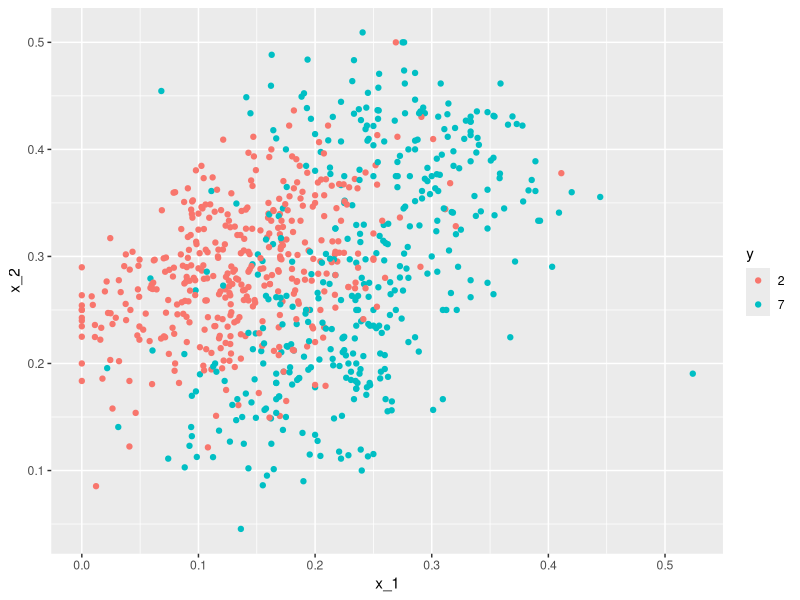
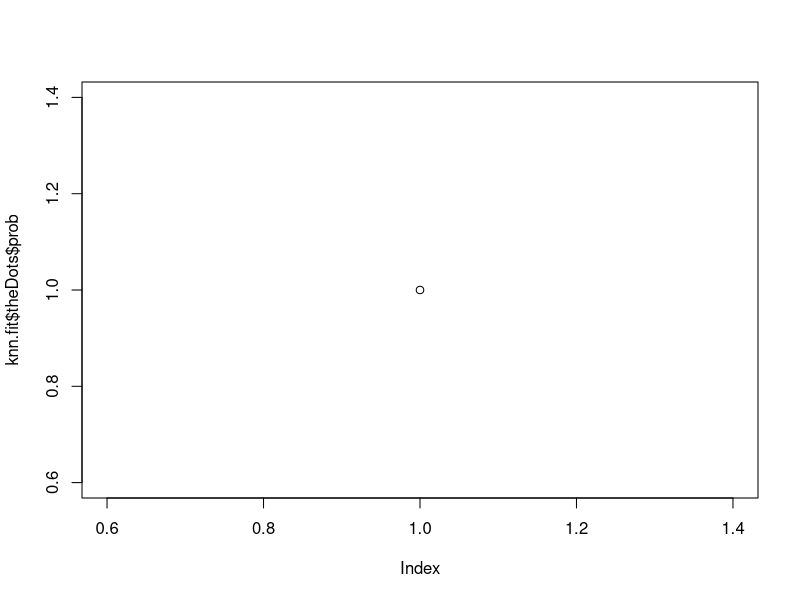
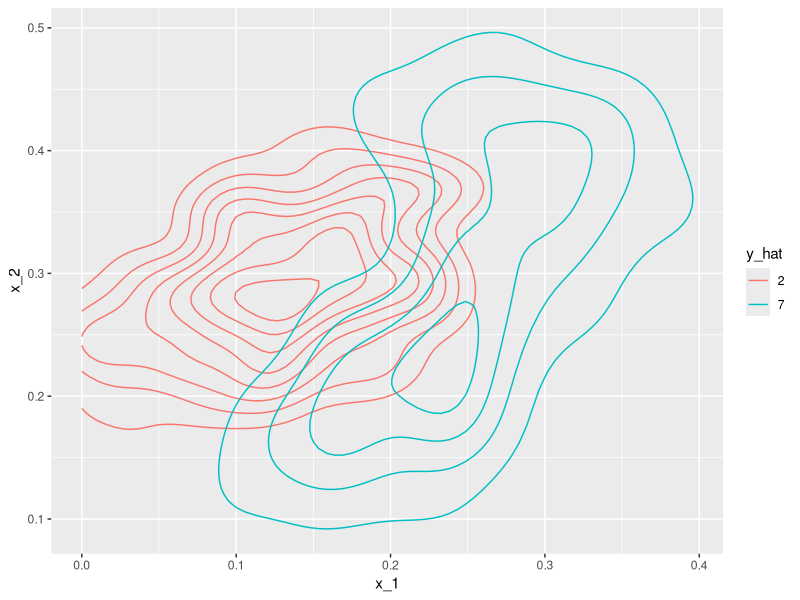
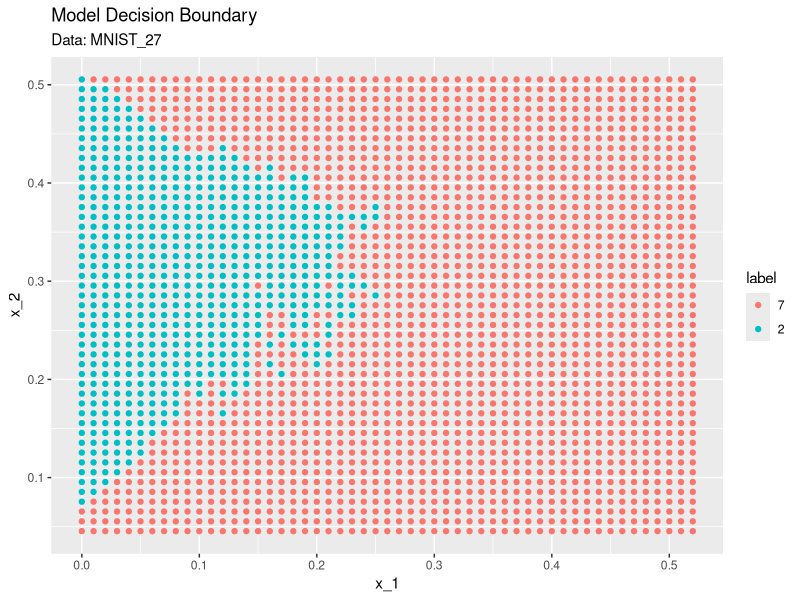
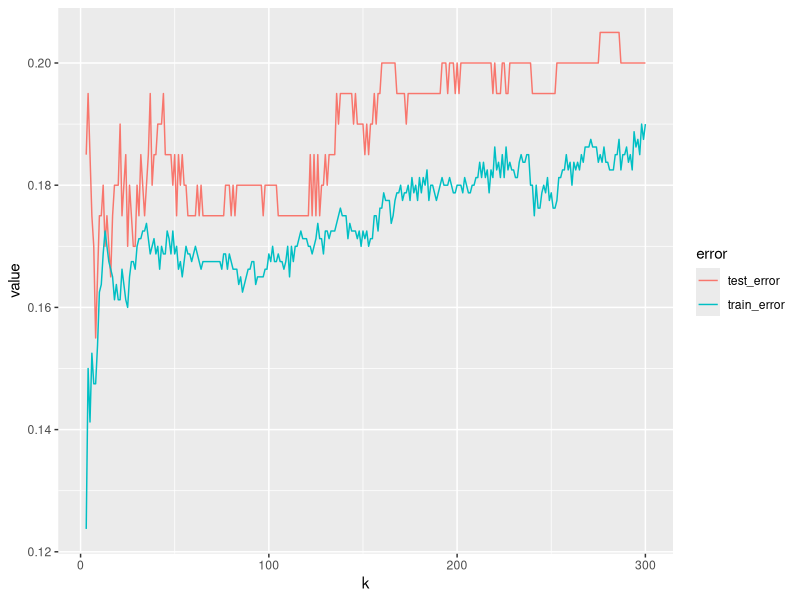
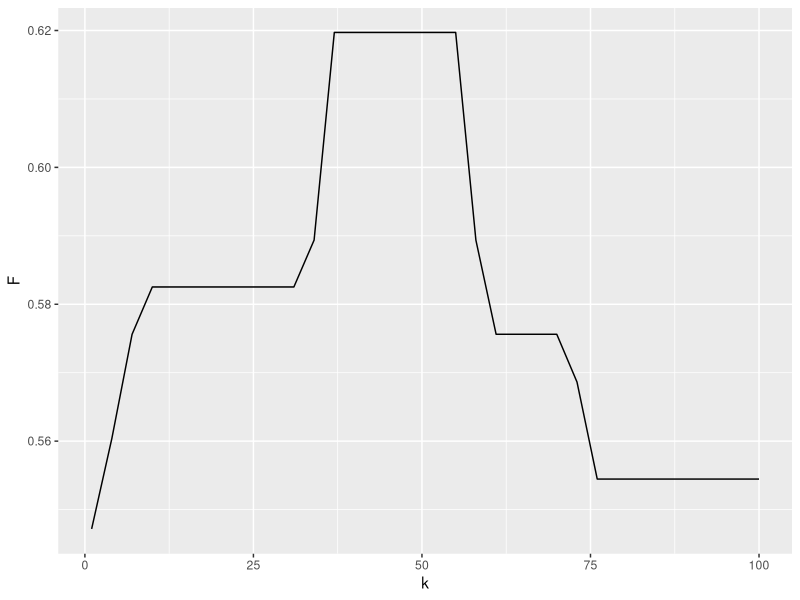

The R source for these figures, in order: (Note: this script raises an error after producing the figures.)
### Machine Learning - Cross Validation and KNN

## ++++++++++++++++
## Set up ====
## ++++++++++++++++

library(tidyverse)
library(dslabs)
library(caret)

## Load Data
data("mnist_27")

train = mnist_27$train
test = mnist_27$test

## x1 v x2
mnist_27$train |> 
  ggplot(aes(x_1, x_2, color = y)) + 
  geom_point()

### KNN
###   - smoothing/complexity controlled by k (number of neighbors)
###       - more neighbors = smoother fit / lower complexity


### Fit a knn model on mnist_27$train
knn.fit <- knn3(y ~ ., data = mnist_27$train, k = 5, prob = TRUE)
summary(knn.fit)
plot(knn.fit$theDots$prob)

preds = predict(knn.fit, newdata = mnist_27$train, type = "class")
mean(preds == mnist_27$train$y)
confusionMatrix(preds, mnist_27$train$y)

## visualize
train |> 
  mutate(y_hat = preds) |> 
  ggplot(aes(x_1, x_2, color = y_hat)) +
  geom_density2d()

## +++++++++++++++++++++++++
## Decision Boundary ====
## +++++++++++++++++++++++++
min_x1 <- min(train$x_1)
max_x1 <- max(train$x_1)
min_x2 <- min(train$x_2)
max_x2 <- max(train$x_2)

# mesh step size
H = 0.01
x1_axis_range <- seq(min_x1, max_x1, by = H)
x2_axis_range <- seq(min_x2, max_x2, by = H)

# create mesh grid
grid = expand.grid(x_1 = x1_axis_range, x_2 = x2_axis_range)
probs = predict(knn.fit, grid) |> data.frame()
grid <- bind_cols(grid, probs)

grid <- grid |> mutate(label = factor(ifelse(X7>X2, "7", "2"), levels = c("7", "2")))

grid |> 
  ggplot(aes(x_1, x_2, color = label)) + 
  geom_point() + 
  labs(title = "Model Decision Boundary",
       subtitle = "Data: MNIST_27")

### What is the optimal number of neighbors?
k = seq(3, 300)
temp = map(k, {\(x) knn3(y~., data = train, k = x, prob = TRUE)})

model_performance <- map(temp, \(model){
  # generate probabilities
  labels.train = predict(model, train) |> 
    data.frame() |> 
    bind_cols(train) |> 
    mutate(label = factor(ifelse(X7>X2, "7", "2"), levels = c("7", "2"))) |> 
    pull(label)
  
  labels.test = predict(model, test) |> 
    data.frame() |> 
    bind_cols(test) |> 
    mutate(label = factor(ifelse(X7>X2, "7", "2"), levels = c("7", "2"))) |> 
    pull(label)
  
  data.frame(k = model$k,
             train_error = 1 - mean(labels.train == train$y),
             test_error = 1 - mean(labels.test == test$y))
  
}) |> bind_rows() |> arrange(desc(test_error)) |> 
  pivot_longer(cols = c(train_error, test_error),
               names_to = "error", values_to = "value") 

model_performance |>
  ggplot(aes(k, value, color = error)) + geom_line()

model_wide <- model_performance |> pivot_wider(names_from = error, values_from = value) 
model_wide[which.min(model_wide$test_error),]


summary(knn.fit)

### Previously, we used logistic regression to predict sex based on height. Now 
### we are going to use KNN to do the same. Set the seed to 1, then use the 
### caret package to partition the dslabs heights data into a training and test 
### set of equal size (p = 0.5). Use the sapply() function to perform KNN with k 
### values of seq(1, 101, 3) on the training set and calculate F1 scores on the 
### test set with the F_meas() function using the default value of the relevant 
### argument.

data("heights")
k = seq(1,101,3)
set.seed(1)
idx <- createDataPartition(heights$height, list = F)
test = heights[idx, ]
train = heights[-idx, ]
knn_f1_meas <- map(k, \(neighbors){
  model = knn3(sex ~ height, data = train, k = neighbors)
  preds = factor(predict(model, test, type = "class"), levels = c("Female","Male")) 
  data.frame(k = neighbors, F = F_meas(table(preds,test$sex)))
}) |> bind_rows()

knn_f1_meas |> ggplot(aes(k, F)) + geom_line()
options(digits = 3)
knn_f1_meas[which.max(knn_f1_meas$F),]
head(knn_f1_meas)

### For the next question, we'll be using the tissue gene data set
data("tissue_gene_expression")
str(tissue_gene_expression)
tissue_gene_expression$x[185:189, 1:5]
?tissue_gene_expression

genes <- tissue_gene_expression$x |> data.frame() |>
  mutate(tissue = rownames(tissue_gene_expression$x)) |> 
  pivot_longer(cols = -tissue,
               names_to = "gene", values_to = "expression") |> 
  bind_cols(tissue_gene_expression$y)

set.seed(1)
#split into test and train
idx = createDataPartition(tissue_gene_expression$y, list = F)
x_test = tissue_gene_expression$x[idx, ]
y_test = tissue_gene_expression$y[idx]

test <- x_test |> as.data.frame() |> mutate(y = y_test)
colnames(test) <- make.names(colnames(test))
x_train = tissue_gene_expression$x[-idx, ]
y_train = tissue_gene_expression$y[-idx]

train <- x_train |> as.data.frame() |> mutate(y = y_train)
colnames(train) <- make.names(colnames(train))
# neighbors to validate
k = seq(1,12,2)

## fit models for each level of k and record accuracy
accuracy <- map(k, \(neighbors){
  model       = knn3(y~ ., data = train, k = neighbors)
  preds.train = factor(predict(model, newdata = train, type = "class"),
                       levels = levels(tissue_gene_expression$y) )
  preds.test  = factor(predict(model, newdata = test,  type = "class"),
                       levels = levels(tissue_gene_expression$y))
  
  data.frame(neigh = neighbors,
             train = mean(preds.train == y_train),
             test = mean(preds.test == y_test))
}) |> bind_rows()
accuracy |> ggplot(aes(x = neigh)) + 
  geom_line(aes(y = train), color = "blue") +
  geom_line(aes(y = test), color = "orange")
  

### Cross Validation - Exercises

# generate random data
set.seed(1996)
n <-  1000
p <- 10000
x <-  matrix(rnorm(n*p), n, p)
colnames(x) <- paste("x", 1:ncol(x), sep="_")
y <- rbinom(n, 1, 0.5) |> factor()

x_subset <- x[,sample(p,100)]

## Cross-Validate a logistic regression model
ctrl <- trainControl(method = 'cv', number = 5)

cv_models <- data.frame(x_subset) |> mutate(y = y) |> 
  {\(df) caret::train(y~., data = df, method = "glmnet", trControl = ctrl, family="binomial")}()

cv_models$results

### createResample as a way to boot strap
set.seed(1995)
indexes <-createResample(mnist_27$train$y, 10)
class(indexes[[1]])

first_resample <- indexes$Resample01
sum(first_resample %in% c(3,4,7))
sum(first_resample==7)

map(indexes, \(idx){
  g = sum(idx == 3)
  data.frame(three = g)
}) |> bind_rows() |> summarize(threes = sum(three))

set.seed(1)
quant.dist <- replicate(10e3, {
  y <- rnorm(100,0,1)
  quantile(y, 0.75)
})
mean(quant.dist)
sd(quant.dist)

## bootstrap the same data
set.seed(1)
y <- rnorm(100,0,1)

quant.dist.boot <-  replicate(10e3, {
  y.b <- sample(y, 100, replace = T)
  quantile(y.b, 0.75)
})
mean(quant.dist.boot)
sd(quant.dist.boot)
